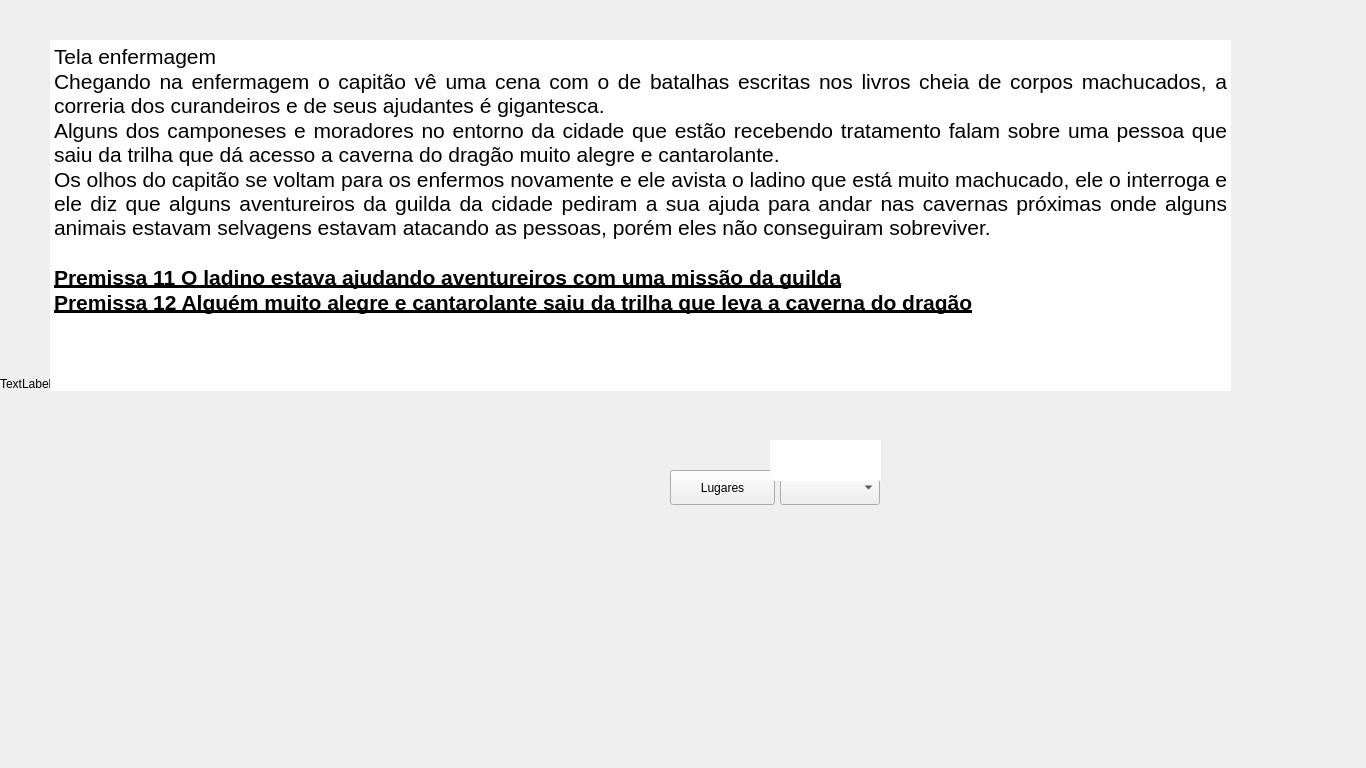
<?xml version="1.0" encoding="UTF-8"?>
<ui version="4.0">
 <class>EighthWindow</class>
 <widget class="QMainWindow" name="EighthWindow">
  <property name="geometry">
   <rect>
    <x>0</x>
    <y>0</y>
    <width>1366</width>
    <height>768</height>
   </rect>
  </property>
  <property name="maximumSize">
   <size>
    <width>1366</width>
    <height>768</height>
   </size>
  </property>
  <property name="windowTitle">
   <string>MainWindow</string>
  </property>
  <widget class="QWidget" name="centralwidget">
   <property name="maximumSize">
    <size>
     <width>1366</width>
     <height>768</height>
    </size>
   </property>
   <widget class="QLabel" name="label">
    <property name="geometry">
     <rect>
      <x>0</x>
      <y>0</y>
      <width>1366</width>
      <height>768</height>
     </rect>
    </property>
    <property name="maximumSize">
     <size>
      <width>1366</width>
      <height>768</height>
     </size>
    </property>
    <property name="text">
     <string>TextLabel</string>
    </property>
   </widget>
   <widget class="QComboBox" name="comboBox_sus">
    <property name="geometry">
     <rect>
      <x>780</x>
      <y>470</y>
      <width>100</width>
      <height>35</height>
     </rect>
    </property>
   </widget>
   <widget class="QTextBrowser" name="textSus">
    <property name="geometry">
     <rect>
      <x>770</x>
      <y>440</y>
      <width>111</width>
      <height>41</height>
     </rect>
    </property>
    <property name="autoFillBackground">
     <bool>false</bool>
    </property>
    <property name="frameShape">
     <enum>QFrame::NoFrame</enum>
    </property>
    <property name="html">
     <string>&lt;!DOCTYPE HTML PUBLIC &quot;-//W3C//DTD HTML 4.0//EN&quot; &quot;http://www.w3.org/TR/REC-html40/strict.dtd&quot;&gt;
&lt;html&gt;&lt;head&gt;&lt;meta name=&quot;qrichtext&quot; content=&quot;1&quot; /&gt;&lt;meta charset=&quot;utf-8&quot; /&gt;&lt;style type=&quot;text/css&quot;&gt;
p, li { white-space: pre-wrap; }
&lt;/style&gt;&lt;/head&gt;&lt;body style=&quot; font-family:'Segoe UI'; font-size:9pt; font-weight:400; font-style:normal;&quot;&gt;
&lt;p align=&quot;center&quot; style=&quot; margin-top:0px; margin-bottom:0px; margin-left:0px; margin-right:0px; -qt-block-indent:0; text-indent:0px;&quot;&gt;&lt;span style=&quot; font-size:14pt; font-weight:700; font-style:italic; color:#ffffff;&quot;&gt;Suspeitos&lt;/span&gt;&lt;/p&gt;&lt;/body&gt;&lt;/html&gt;</string>
    </property>
   </widget>
   <widget class="QPushButton" name="pushContinueButton">
    <property name="geometry">
     <rect>
      <x>670</x>
      <y>470</y>
      <width>105</width>
      <height>35</height>
     </rect>
    </property>
    <property name="text">
     <string>Lugares</string>
    </property>
   </widget>
   <widget class="QTextBrowser" name="textBrowser">
    <property name="geometry">
     <rect>
      <x>50</x>
      <y>40</y>
      <width>1181</width>
      <height>351</height>
     </rect>
    </property>
    <property name="frameShape">
     <enum>QFrame::NoFrame</enum>
    </property>
    <property name="html">
     <string>&lt;!DOCTYPE HTML PUBLIC &quot;-//W3C//DTD HTML 4.0//EN&quot; &quot;http://www.w3.org/TR/REC-html40/strict.dtd&quot;&gt;
&lt;html&gt;&lt;head&gt;&lt;meta name=&quot;qrichtext&quot; content=&quot;1&quot; /&gt;&lt;meta charset=&quot;utf-8&quot; /&gt;&lt;style type=&quot;text/css&quot;&gt;
p, li { white-space: pre-wrap; }
&lt;/style&gt;&lt;/head&gt;&lt;body style=&quot; font-family:'Segoe UI'; font-size:9pt; font-weight:400; font-style:normal;&quot;&gt;
&lt;p align=&quot;justify&quot; style=&quot; margin-top:0px; margin-bottom:0px; margin-left:0px; margin-right:0px; -qt-block-indent:0; text-indent:0px;&quot;&gt;&lt;span style=&quot; font-size:16pt;&quot;&gt;Tela enfermagem&lt;/span&gt;&lt;/p&gt;
&lt;p align=&quot;justify&quot; style=&quot; margin-top:0px; margin-bottom:0px; margin-left:0px; margin-right:0px; -qt-block-indent:0; text-indent:0px;&quot;&gt;&lt;span style=&quot; font-size:16pt;&quot;&gt;Chegando na enfermagem o capitão vê uma cena com o de batalhas escritas nos livros cheia de corpos machucados, a correria dos curandeiros e de seus ajudantes é gigantesca.&lt;/span&gt;&lt;/p&gt;
&lt;p align=&quot;justify&quot; style=&quot; margin-top:0px; margin-bottom:0px; margin-left:0px; margin-right:0px; -qt-block-indent:0; text-indent:0px;&quot;&gt;&lt;span style=&quot; font-size:16pt;&quot;&gt;Alguns dos camponeses e moradores no entorno da cidade que estão recebendo tratamento falam sobre uma pessoa que saiu da trilha que dá acesso a caverna do dragão muito alegre e cantarolante.&lt;/span&gt;&lt;/p&gt;
&lt;p align=&quot;justify&quot; style=&quot; margin-top:0px; margin-bottom:0px; margin-left:0px; margin-right:0px; -qt-block-indent:0; text-indent:0px;&quot;&gt;&lt;span style=&quot; font-size:16pt;&quot;&gt;Os olhos do capitão se voltam para os enfermos novamente e ele avista o ladino que está muito machucado, ele o interroga e ele diz que alguns aventureiros da guilda da cidade pediram a sua ajuda para andar nas cavernas próximas onde alguns animais estavam selvagens estavam atacando as pessoas, porém eles não conseguiram sobreviver.&lt;/span&gt;&lt;/p&gt;
&lt;p align=&quot;justify&quot; style=&quot;-qt-paragraph-type:empty; margin-top:0px; margin-bottom:0px; margin-left:0px; margin-right:0px; -qt-block-indent:0; text-indent:0px; font-size:16pt;&quot;&gt;&lt;br /&gt;&lt;/p&gt;
&lt;p align=&quot;justify&quot; style=&quot; margin-top:0px; margin-bottom:0px; margin-left:0px; margin-right:0px; -qt-block-indent:0; text-indent:0px;&quot;&gt;&lt;span style=&quot; font-size:16pt; font-weight:700; text-decoration: underline;&quot;&gt;Premissa 11 O ladino estava ajudando aventureiros com uma missão da guilda&lt;/span&gt;&lt;/p&gt;
&lt;p align=&quot;justify&quot; style=&quot; margin-top:0px; margin-bottom:0px; margin-left:0px; margin-right:0px; -qt-block-indent:0; text-indent:0px;&quot;&gt;&lt;span style=&quot; font-size:16pt; font-weight:700; text-decoration: underline;&quot;&gt;Premissa 12 Alguém muito alegre e cantarolante saiu da trilha que leva a caverna do dragão&lt;/span&gt;&lt;/p&gt;&lt;/body&gt;&lt;/html&gt;</string>
    </property>
   </widget>
   <zorder>label</zorder>
   <zorder>pushContinueButton</zorder>
   <zorder>comboBox_sus</zorder>
   <zorder>textSus</zorder>
   <zorder>textBrowser</zorder>
  </widget>
 </widget>
 <resources/>
 <connections/>
</ui>
